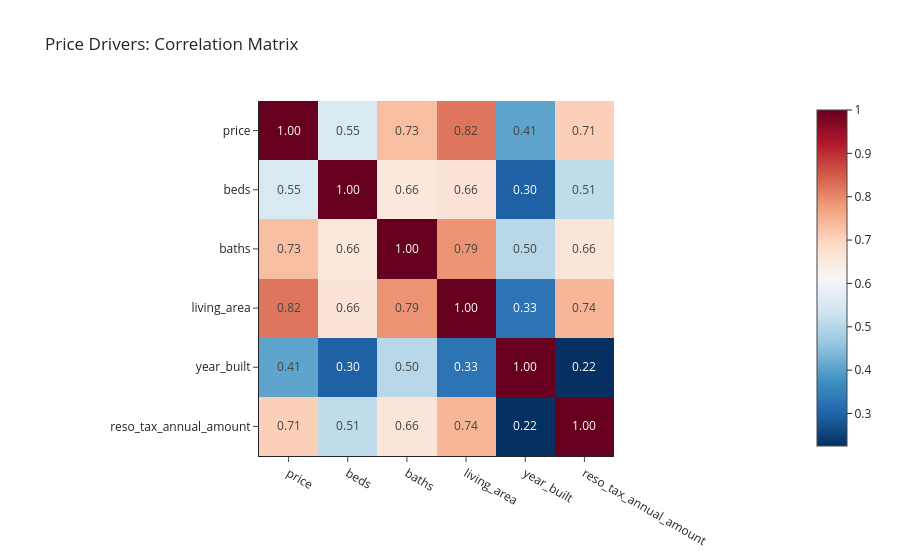

Write notebook code for a chart like this one.
### Markdown cell above
## 💰 2. Pricing Drivers

With the high-level picture in mind, we can ask: *which property features actually drive price?* We start with a correlation matrix on the obvious numeric candidates.

### Code cell
num_cols = [
    "price",
    "beds",
    "baths",
    "living_area",
    "year_built",
    "reso_tax_annual_amount",
]
corr = df[num_cols].corr()

fig = px.imshow(
    corr,
    text_auto=".2f",
    title="Price Drivers: Correlation Matrix",
    color_continuous_scale="RdBu_r",
    template="simple_white",
)
fig.show()

### Figure 1 — Plotly figure (JSON) as saved in the notebook; plotly's stock layout.template omitted (floating-point values rounded to 4 significant figures)
{"data": [{"coloraxis": "coloraxis", "hovertemplate": "x: %{x}<br>y: %{y}<br>color: %{z}<extra></extra>", "name": "0", "texttemplate": "%{z:.2f}", "type": "heatmap", "x": ["price", "beds", "baths", "living_area", "year_built", "reso_tax_annual_amount"], "xaxis": "x", "y": ["price", "beds", "baths", "living_area", "year_built", "reso_tax_annual_amount"], "yaxis": "y", "z": [[1.0, 0.551, 0.7312, 0.8215, 0.4068, 0.7067], [0.551, 1.0, 0.658, 0.6647, 0.295, 0.5132], [0.7312, 0.658, 1.0, 0.7879, 0.5047, 0.661], [0.8215, 0.6647, 0.7879, 1.0, 0.3268, 0.743], [0.4068, 0.295, 0.5047, 0.3268, 1.0, 0.225], [0.7067, 0.5132, 0.661, 0.743, 0.225, 1.0]]}], "layout": {"coloraxis": {"colorscale": [[0, "rgb(5,48,97)"], [0.1, "rgb(33,102,172)"], [0.2, "rgb(67,147,195)"], [0.3, "rgb(146,197,222)"], [0.4, "rgb(209,229,240)"], [0.5, "rgb(247,247,247)"], [0.6, "rgb(253,219,199)"], [0.7, "rgb(244,165,130)"], [0.8, "rgb(214,96,77)"], [0.9, "rgb(178,24,43)"], [1, "rgb(103,0,31)"]]}, "title": {"text": "Price Drivers: Correlation Matrix"}, "xaxis": {"anchor": "y", "constrain": "domain", "domain": [0, 1], "scaleanchor": "y"}, "yaxis": {"anchor": "x", "autorange": "reversed", "constrain": "domain", "domain": [0, 1]}}}
